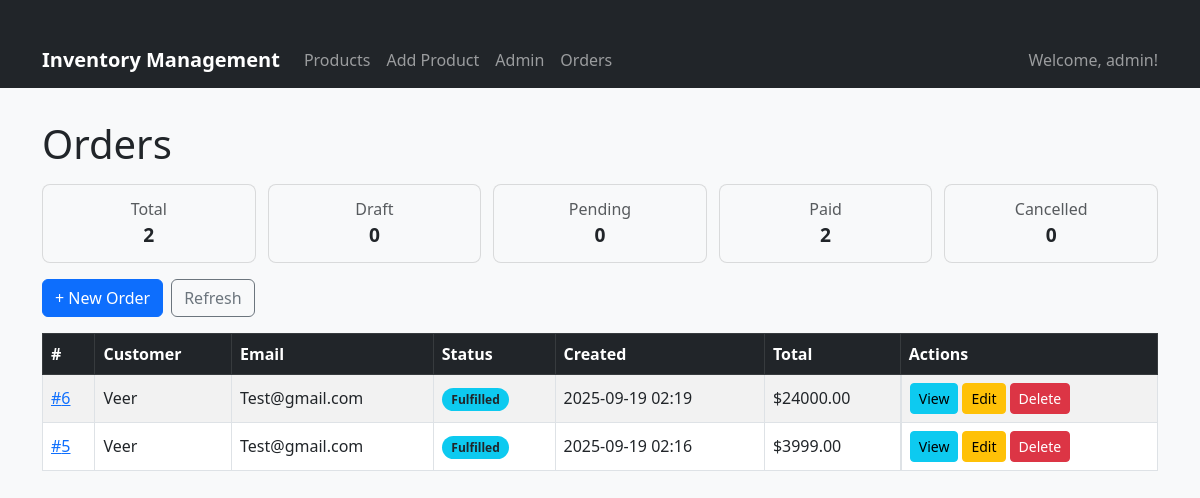
The app's page /orders/ (signed in) with its own data.
### authentication/models.py (models this page shows, shortened)
class CustomUser(AbstractUser):
    ROLE_CHOICES = [
        ('store_manager', 'Store Manager'),
        ('sales_staff', 'Sales Staff'),
        ('system_admin', 'System Administrator'),
    ]
    role = models.CharField(max_length=20, choices=ROLE_CHOICES, default='sales_staff')
    phone = models.CharField(max_length=15, blank=True, null=True)
    created_at = models.DateTimeField(auto_now_add=True)
    updated_at = models.DateTimeField(auto_now=True)

### orders/models.py (models this page shows, shortened)
class Order(models.Model):
    STATUS_CHOICES = [
        ("DRAFT", "Draft"),
        ("PENDING", "Pending Payment"),
        ("PAID", "Paid"),
        ("FULFILLED", "Fulfilled"),
        ("CANCELLED", "Cancelled"),
    ]
    class Meta:
        permissions = (
            ("can_fulfill_order", "Can mark orders as Fulfilled"),
            ("can_cancel_order", "Can cancel any order"),
            ("can_view_reports", "Can view sales reports"),
        )
    customer_name = models.CharField(max_length=150)
    customer_email = models.EmailField(blank=True)
    status = models.CharField(max_length=20, choices=STATUS_CHOICES, default="DRAFT")
    created_at = models.DateTimeField(default=timezone.now)
    updated_at = models.DateTimeField(auto_now=True)
    def total(self):
        return sum(item.subtotal() for item in self.items.all())

### orders/views.py (the view)
# urls.py: path("", views.order_list, name="list"),
@login_required
def order_list(request):
    orders = Order.objects.prefetch_related(Prefetch("items", queryset=OrderItem.objects.all())).order_by("-id")
    counts = {
        "total": orders.count(),
        "draft": orders.filter(status="DRAFT").count(),
        "pending": orders.filter(status="PENDING").count(),
        "paid": orders.filter(status="PAID").count(),
        "cancelled": orders.filter(status="CANCELLED").count(),
    }
    revenue = 0
    for o in orders:
        revenue += sum(it.unit_price * it.quantity for it in o.items.all())
    return render(request, "orders/order_list.html", {"orders": orders, "counts": counts, "revenue": revenue})

### orders/models.py (called while the page is built)
    def subtotal(self):
        return self.unit_price * self.quantity

### templates/orders/order_list.html (shortened to what this page needs)
{% extends "inventory/base.html" %}
{% block content %}
<h1 class="page-title">Orders</h1>
<div class="stats">
  <div class="stat"><div class="text-muted">Total</div><div class="num">{{ counts.total }}</div></div>
  <div class="stat"><div class="text-muted">Draft</div><div class="num">{{ counts.draft }}</div></div>
  <div class="stat"><div class="text-muted">Pending</div><div class="num">{{ counts.pending }}</div></div>
  <div class="stat"><div class="text-muted">Paid</div><div class="num">{{ counts.paid }}</div></div>
  <div class="stat"><div class="text-muted">Cancelled</div><div class="num">{{ counts.cancelled }}</div></div>
</div>
<div class="mb-3 d-flex gap-2">
  <a href="{% url 'orders:create' %}" class="btn btn-primary">+ New Order</a>
  <a href="{% url 'orders:list' %}" class="btn btn-outline-secondary">Refresh</a>
</div>
<table class="table table-striped table-bordered align-middle">
  <thead class="table-dark">
    <tr>
      <th>#</th>
      <th>Customer</th>
      <th>Email</th>
      <th>Status</th>
      <th>Created</th>
      <th>Total</th>
      <th>Actions</th>
    </tr>
  </thead>
  <tbody>
    {% for o in orders %}
    <tr>
      <td><a href="{% url 'orders:detail' o.pk %}">#{{ o.id }}</a></td>
      <td>{{ o.customer_name }}</td>
      <td>{{ o.customer_email|default:"—" }}</td>
      <td>
        {% if o.status == "DRAFT" %}
          <span class="badge bg-secondary badge-rounded">Draft</span>
        {% elif o.status == "PENDING" %}
          <span class="badge bg-warning text-dark badge-rounded">Pending</span>
        {% elif o.status == "PAID" %}
          <span class="badge bg-info text-dark badge-rounded">Fulfilled</span>
        {% elif o.status == "CANCELLED" %}
          <span class="badge bg-danger badge-rounded">Cancelled</span>
        {% else %}
          <span class="badge bg-light text-dark badge-rounded">{{ o.get_status_display }}</span>
        {% endif %}
      </td>
      <td>{{ o.created_at|date:"Y-m-d H:i" }}</td>
      <td>
        {% with t=o.total %}
          {% if t %}${{ t }}{% else %}—{% endif %}
        {% endwith %}
      </td>
      <td class="d-flex gap-1">
        <a href="{% url 'orders:detail' o.pk %}" class="btn btn-sm btn-info">View</a>
        <a href="{% url 'orders:update' o.pk %}" class="btn btn-sm btn-warning">Edit</a>
        <a href="{% url 'orders:delete' o.pk %}" class="btn btn-sm btn-danger">Delete</a>
      </td>
    </tr>
    {% empty %}
    <tr><td colspan="7" class="text-center">No orders found.</td></tr>
    {% endfor %}
  </tbody>
</table>
{% endblock %}

### inventory/templates/inventory/base.html (shortened to what this page needs)
<!DOCTYPE html>
<html lang="en">
  <head>
    <link
      href="https://cdn.jsdelivr.net/npm/bootstrap@5.3.0/dist/css/bootstrap.min.css"
      rel="stylesheet"
    />
  </head>
  <body>
    <nav class="navbar navbar-expand-lg navbar-dark bg-dark">
      <div class="container">
        <a class="navbar-brand" href="{% url 'inventory:product_list' %}"
          >Inventory Management</a
        >
        <div class="collapse navbar-collapse" id="navbarNav">
          <ul class="navbar-nav me-auto">
            <li class="nav-item">
              <a class="nav-link" href="{% url 'inventory:product_list' %}"
                >Products</a
              >
            </li>
            <li class="nav-item">
              <a class="nav-link" href="{% url 'inventory:product_create' %}"
                >Add Product</a
              >
            </li>
            <li class="nav-item">
              <a class="nav-link" href="/admin/">Admin</a>
            </li>
            <li class="nav-item">
              <a class="nav-link" href="{% url 'orders:list' %}">Orders</a>
            </li>
          </ul>
          <ul class="navbar-nav">
            {% if user.is_authenticated %}
            <li class="nav-item">
              <span class="navbar-text">Welcome, {{ user.username }}!</span>
            </li>
            {% else %}
            <li class="nav-item">
              <a class="nav-link" href="/admin/">Login</a>
            </li>
            {% endif %}
          </ul>
        </div>
      </div>
    </nav>
    <div class="container">
       {% block content %} {% endblock %}
    </div>
  </body>
</html>

### inventory/templates/inventory/base.html (style rules this page uses)
body { background-color: #f8f9fa; }
.navbar-brand { font-weight: bold; }
.container { margin-top: 2rem; }

### templates/orders/order_list.html (style rules this page uses)
.page-title { margin: 0 0 1rem; }
.stats { display: grid; grid-template-columns: repeat(5, 1fr); gap: .75rem; margin-bottom: 1rem; }
.stat { border: 1px solid rgba(0,0,0,.125); border-radius: .5rem; padding: .75rem; background: #f8f9fa; text-align: center; }
.stat .num { font-weight: 800; font-size: 1.2rem; }
.badge-rounded { border-radius: 999px; padding: .35rem .6rem; font-weight: 600; }

### records on screen
CustomUser: username "admin"
Order: id "6", customer_name "Veer", customer_email "Test@gmail.com", status "Fulfilled", created_at "2025-09-19 02:19", total "24000.00"
Order: id "5", customer_name "Veer", customer_email "Test@gmail.com", status "Fulfilled", created_at "2025-09-19 02:16", total "3999.00"

### other values on screen
{{ counts.total }} "2"
{{ counts.draft }} "0"
{{ counts.pending }} "0"
{{ counts.paid }} "2"
{{ counts.cancelled }} "0"
